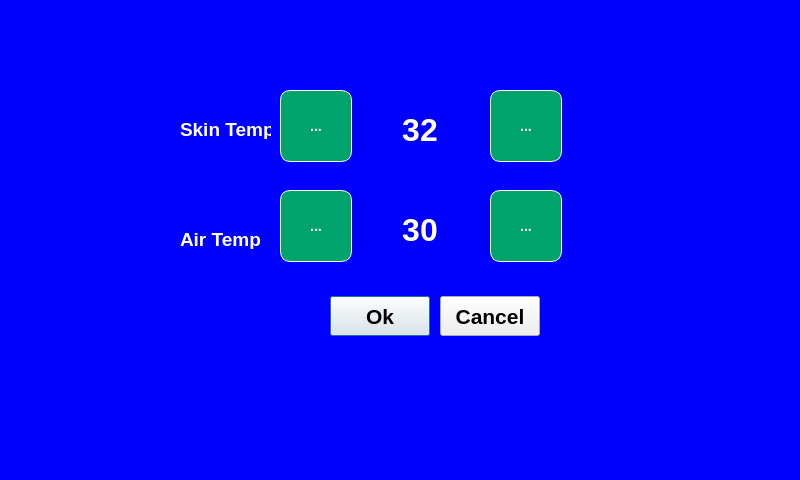
<?xml version="1.0" encoding="UTF-8"?>
<ui version="4.0">
 <class>Dialog</class>
 <widget class="QDialog" name="Dialog">
  <property name="geometry">
   <rect>
    <x>0</x>
    <y>0</y>
    <width>800</width>
    <height>480</height>
   </rect>
  </property>
  <property name="minimumSize">
   <size>
    <width>800</width>
    <height>480</height>
   </size>
  </property>
  <property name="font">
   <font>
    <pointsize>16</pointsize>
    <weight>75</weight>
    <bold>true</bold>
   </font>
  </property>
  <property name="cursor">
   <cursorShape>PointingHandCursor</cursorShape>
  </property>
  <property name="windowTitle">
   <string>Set Point</string>
  </property>
  <property name="layoutDirection">
   <enum>Qt::LeftToRight</enum>
  </property>
  <property name="styleSheet">
   <string notr="true">QDialog{background-color:blue ;}</string>
  </property>
  <widget class="QToolButton" name="tempDownToolBtn2">
   <property name="geometry">
    <rect>
     <x>280</x>
     <y>190</y>
     <width>72</width>
     <height>72</height>
    </rect>
   </property>
   <property name="minimumSize">
    <size>
     <width>72</width>
     <height>72</height>
    </size>
   </property>
   <property name="maximumSize">
    <size>
     <width>72</width>
     <height>72</height>
    </size>
   </property>
   <property name="styleSheet">
    <string notr="true">QToolButton{
    border-style: outset;
    border-width: 1px;
    border-radius: 10px;
    border-color: beige;
    font: bold 14px;
 
    padding: 6px;
    background-color: #00A36C ;
    color:#FFFFFF;
}
QToolButton:pressed {
    background-color: gray;
    border-style: inset;
}</string>
   </property>
   <property name="text">
    <string>...</string>
   </property>
   <property name="icon">
    <iconset>
     <normaloff>icon/minus_white.png</normaloff>icon/minus_white.png</iconset>
   </property>
   <property name="iconSize">
    <size>
     <width>42</width>
     <height>42</height>
    </size>
   </property>
  </widget>
  <widget class="QToolButton" name="tempUpToolBtn2">
   <property name="geometry">
    <rect>
     <x>490</x>
     <y>190</y>
     <width>72</width>
     <height>72</height>
    </rect>
   </property>
   <property name="minimumSize">
    <size>
     <width>72</width>
     <height>72</height>
    </size>
   </property>
   <property name="maximumSize">
    <size>
     <width>72</width>
     <height>72</height>
    </size>
   </property>
   <property name="styleSheet">
    <string notr="true">QToolButton{
    border-style: outset;
    border-width: 1px;
    border-radius: 10px;
    border-color: beige;
    font: bold 14px;
 
    padding: 6px;
    background-color: #00A36C ;
    color:#FFFFFF;
}
QToolButton:pressed {
    background-color: gray;
    border-style: inset;
}</string>
   </property>
   <property name="text">
    <string>...</string>
   </property>
   <property name="icon">
    <iconset>
     <normaloff>icon/plus-sign-white.png</normaloff>icon/plus-sign-white.png</iconset>
   </property>
   <property name="iconSize">
    <size>
     <width>42</width>
     <height>42</height>
    </size>
   </property>
  </widget>
  <widget class="QToolButton" name="tempDownToolBtn1">
   <property name="geometry">
    <rect>
     <x>280</x>
     <y>90</y>
     <width>72</width>
     <height>72</height>
    </rect>
   </property>
   <property name="minimumSize">
    <size>
     <width>72</width>
     <height>72</height>
    </size>
   </property>
   <property name="maximumSize">
    <size>
     <width>72</width>
     <height>72</height>
    </size>
   </property>
   <property name="styleSheet">
    <string notr="true">QToolButton{
    border-style: outset;
    border-width: 1px;
    border-radius: 10px;
    border-color: beige;
    font: bold 14px;
 
    padding: 6px;
    background-color: #00A36C ;
    color:#FFFFFF;
}
QToolButton:pressed {
    background-color: gray;
    border-style: inset;
}</string>
   </property>
   <property name="text">
    <string>...</string>
   </property>
   <property name="icon">
    <iconset>
     <normaloff>icon/minus_white.png</normaloff>icon/minus_white.png</iconset>
   </property>
   <property name="iconSize">
    <size>
     <width>42</width>
     <height>42</height>
    </size>
   </property>
  </widget>
  <widget class="QToolButton" name="tempUpToolBtn1">
   <property name="geometry">
    <rect>
     <x>490</x>
     <y>90</y>
     <width>72</width>
     <height>72</height>
    </rect>
   </property>
   <property name="minimumSize">
    <size>
     <width>72</width>
     <height>72</height>
    </size>
   </property>
   <property name="maximumSize">
    <size>
     <width>72</width>
     <height>72</height>
    </size>
   </property>
   <property name="styleSheet">
    <string notr="true">QToolButton{
    border-style: outset;
    border-width: 1px;
    border-radius: 10px;
    border-color: beige;
    font: bold 14px;
 
    padding: 6px;
    background-color: #00A36C ;
    color:#FFFFFF ;
}
QToolButton:pressed {
    background-color: gray;
    border-style: inset;
}</string>
   </property>
   <property name="text">
    <string>...</string>
   </property>
   <property name="icon">
    <iconset>
     <normaloff>icon/plus-sign-white.png</normaloff>icon/plus-sign-white.png</iconset>
   </property>
   <property name="iconSize">
    <size>
     <width>42</width>
     <height>40</height>
    </size>
   </property>
  </widget>
  <widget class="QLabel" name="tempLabel1">
   <property name="geometry">
    <rect>
     <x>360</x>
     <y>110</y>
     <width>120</width>
     <height>40</height>
    </rect>
   </property>
   <property name="minimumSize">
    <size>
     <width>120</width>
     <height>40</height>
    </size>
   </property>
   <property name="maximumSize">
    <size>
     <width>120</width>
     <height>40</height>
    </size>
   </property>
   <property name="font">
    <font>
     <pointsize>24</pointsize>
     <weight>75</weight>
     <bold>true</bold>
    </font>
   </property>
   <property name="styleSheet">
    <string notr="true">QLabel{
  
    color:#FFFFFF;
}
QLabel:pressed {
    background-color: gray;
    border-style: inset;
}</string>
   </property>
   <property name="text">
    <string>32</string>
   </property>
   <property name="alignment">
    <set>Qt::AlignCenter</set>
   </property>
  </widget>
  <widget class="QLabel" name="tempLabel2">
   <property name="geometry">
    <rect>
     <x>360</x>
     <y>210</y>
     <width>120</width>
     <height>40</height>
    </rect>
   </property>
   <property name="minimumSize">
    <size>
     <width>120</width>
     <height>40</height>
    </size>
   </property>
   <property name="maximumSize">
    <size>
     <width>120</width>
     <height>40</height>
    </size>
   </property>
   <property name="font">
    <font>
     <pointsize>24</pointsize>
     <weight>75</weight>
     <bold>true</bold>
    </font>
   </property>
   <property name="styleSheet">
    <string notr="true">QLabel{
  
    color:#FFFFFF;
}
QLabel:pressed {
    background-color: gray;
    border-style: inset;
}</string>
   </property>
   <property name="text">
    <string>30</string>
   </property>
   <property name="alignment">
    <set>Qt::AlignCenter</set>
   </property>
  </widget>
  <widget class="QPushButton" name="okBtn">
   <property name="geometry">
    <rect>
     <x>330</x>
     <y>296</y>
     <width>100</width>
     <height>40</height>
    </rect>
   </property>
   <property name="minimumSize">
    <size>
     <width>100</width>
     <height>40</height>
    </size>
   </property>
   <property name="maximumSize">
    <size>
     <width>100</width>
     <height>40</height>
    </size>
   </property>
   <property name="font">
    <font>
     <pointsize>16</pointsize>
     <weight>75</weight>
     <bold>true</bold>
    </font>
   </property>
   <property name="text">
    <string>Ok</string>
   </property>
  </widget>
  <widget class="QPushButton" name="cancelBtn">
   <property name="geometry">
    <rect>
     <x>440</x>
     <y>296</y>
     <width>100</width>
     <height>40</height>
    </rect>
   </property>
   <property name="minimumSize">
    <size>
     <width>100</width>
     <height>40</height>
    </size>
   </property>
   <property name="maximumSize">
    <size>
     <width>100</width>
     <height>40</height>
    </size>
   </property>
   <property name="font">
    <font>
     <pointsize>16</pointsize>
     <weight>75</weight>
     <bold>true</bold>
    </font>
   </property>
   <property name="text">
    <string>Cancel</string>
   </property>
  </widget>
  <widget class="QLabel" name="skinTextLabel">
   <property name="geometry">
    <rect>
     <x>180</x>
     <y>120</y>
     <width>91</width>
     <height>19</height>
    </rect>
   </property>
   <property name="font">
    <font>
     <pointsize>14</pointsize>
     <weight>75</weight>
     <bold>true</bold>
    </font>
   </property>
   <property name="styleSheet">
    <string notr="true">QLabel{
  
    color:#FFFFFF;
}
QLabel:pressed {
    background-color: gray;
    border-style: inset;
}</string>
   </property>
   <property name="text">
    <string>Skin Temp:</string>
   </property>
  </widget>
  <widget class="QLabel" name="airTextLabel">
   <property name="geometry">
    <rect>
     <x>180</x>
     <y>230</y>
     <width>81</width>
     <height>19</height>
    </rect>
   </property>
   <property name="font">
    <font>
     <pointsize>14</pointsize>
     <weight>75</weight>
     <bold>true</bold>
    </font>
   </property>
   <property name="styleSheet">
    <string notr="true">QLabel{
  
    color:#FFFFFF;
}
QLabel:pressed {
    background-color: gray;
    border-style: inset;
}</string>
   </property>
   <property name="text">
    <string>Air Temp</string>
   </property>
  </widget>
 </widget>
 <resources/>
 <connections/>
</ui>
